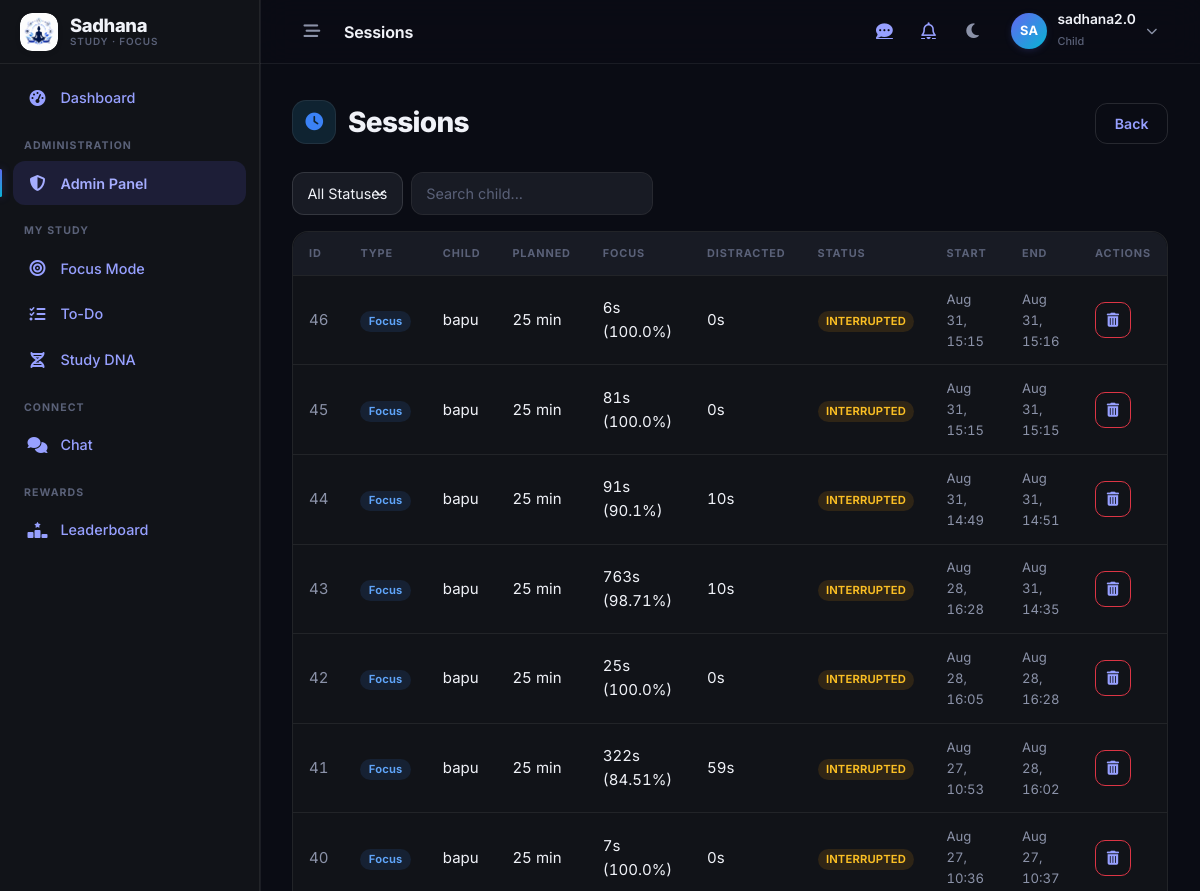
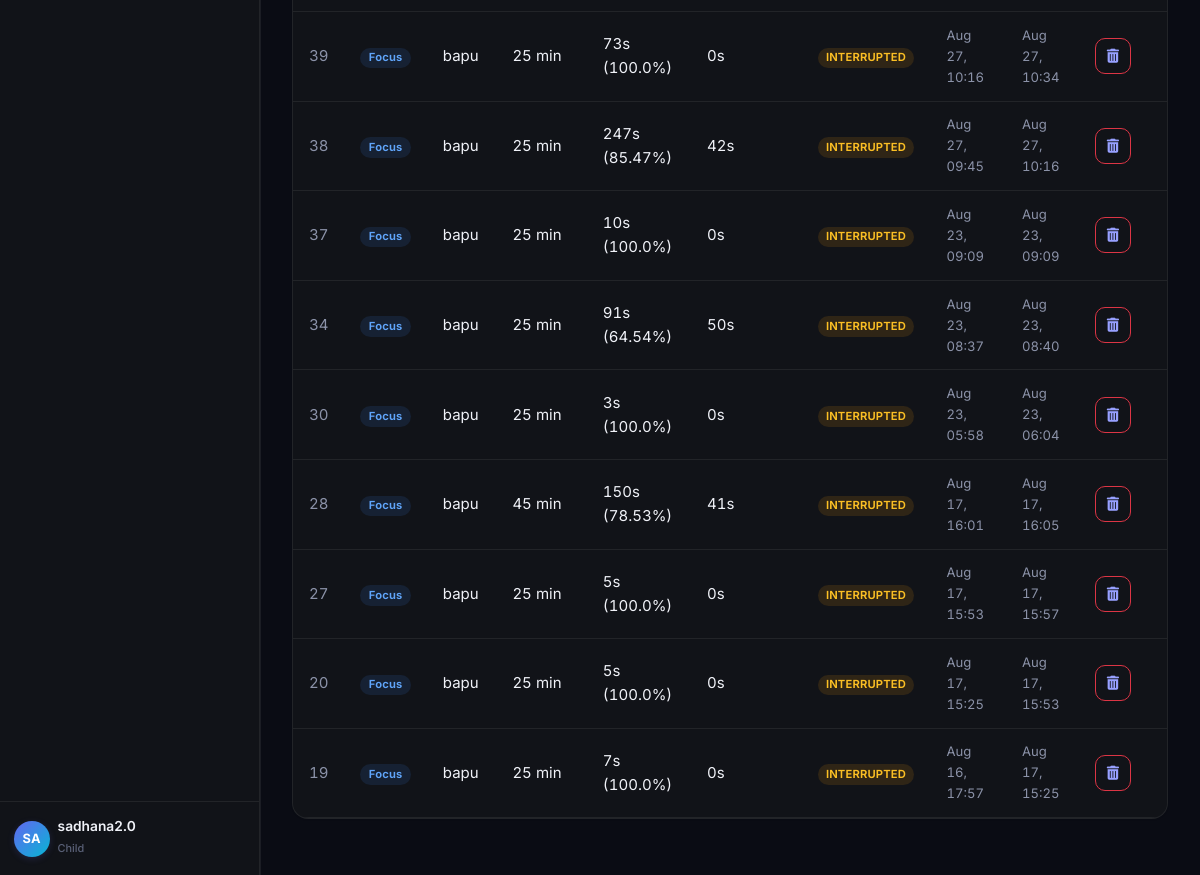
Before: /admin-panel/sessions/ (signed in) with the older database file (2 pictures, top to bottom).
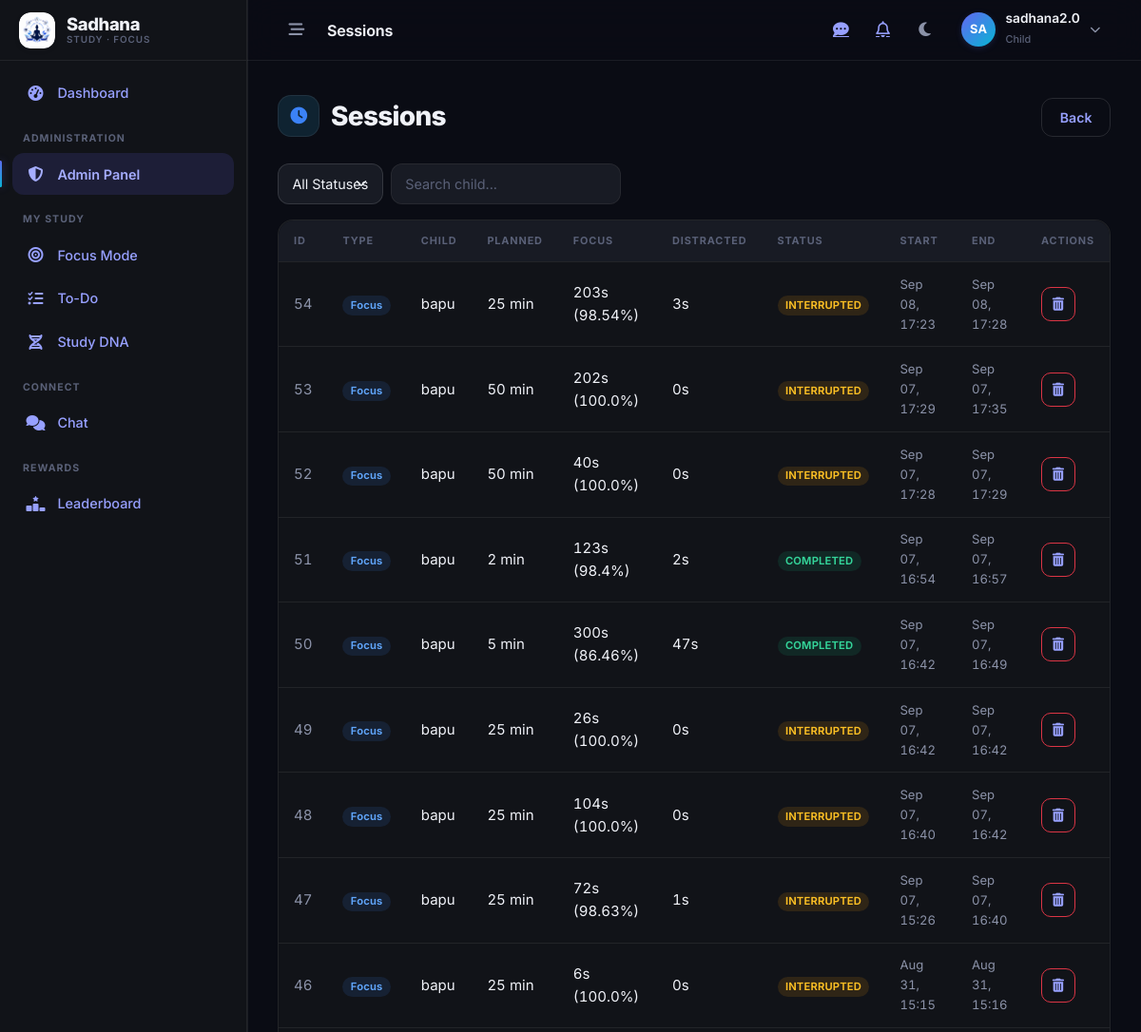
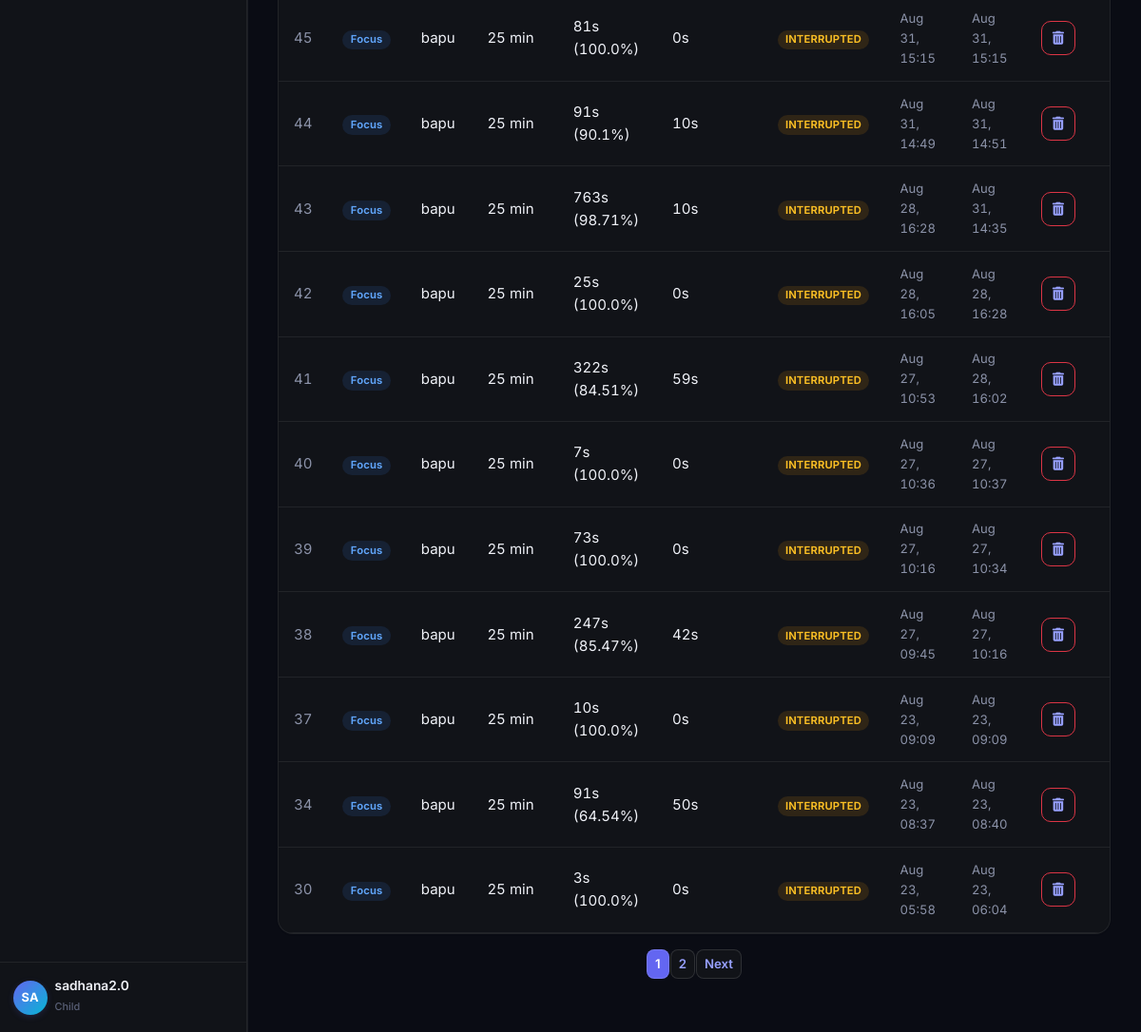
After: the same page with the newer database file (2 pictures, top to bottom).
### focus/models.py (models this page shows, shortened)
class FocusSession(models.Model):
    class Type(models.TextChoices):
        FOCUS = 'FOCUS', 'Focus'
        STUDY = 'STUDY', 'Study'
    class Status(models.TextChoices):
        ACTIVE = 'ACTIVE', 'Active'
        BREAK = 'BREAK', 'Break'
        COMPLETED = 'COMPLETED', 'Completed'
        INTERRUPTED = 'INTERRUPTED', 'Interrupted'
    child = models.ForeignKey(
        settings.AUTH_USER_MODEL,
        on_delete=models.CASCADE,
        related_name='focus_sessions'
    )
    session_type = models.CharField(max_length=10, choices=Type.choices, default=Type.FOCUS, help_text="FOCUS = Pomodoro with app blocking, STUDY = free-form timer")
    planned_duration = models.IntegerField(help_text="Planned duration in minutes (25, 50, 90, or custom)")
    actual_focus_seconds = models.IntegerField(default=0, help_text="Actual focused time in seconds")
    distraction_seconds = models.IntegerField(default=0, help_text="Total distracted time in seconds")
    break_seconds = models.IntegerField(default=0, help_text="Total break time in seconds")
    focus_score = models.FloatField(default=0.0, help_text="Calculated focus percentage")
    status = models.CharField(max_length=20, choices=Status.choices, default=Status.ACTIVE)
    start_time = models.DateTimeField(auto_now_add=True)
    end_time = models.DateTimeField(null=True, blank=True)
    task = models.ForeignKey(
        'tasks.Task',
        on_delete=models.SET_NULL,
        null=True, blank=True,
        related_name='focus_sessions',
        help_text="To-Do task the child is working on during this session"
    )
    blocked_attempts = models.IntegerField(default=0, help_text="Number of blocked access attempts during this session")
    lock_violations = models.IntegerField(default=0, help_text="Number of lock violations (tab switch / minimize / leave attempt)")
    lock_enabled = models.BooleanField(default=False, help_text="Super Power Saving Mode - OS/browser level lock is enforced")
    early_exit = models.BooleanField(default=False, help_text="Child ended the session before the planned duration")
    last_tick_at = models.DateTimeField(null=True, blank=True, help_text="Last presence tick received from the child's focus page (server-side timing)")
    paused_at = models.DateTimeField(null=True, blank=True, help_text="Set while an approved app is being used - focus timer is frozen")
    pause_seconds_total = models.IntegerField(default=0, help_text="Total seconds the session was paused for approved app usage")
    break_started_at = models.DateTimeField(null=True, blank=True, help_text="When the break started")
    break_end_time = models.DateTimeField(null=True, blank=True, help_text="When the break is scheduled to end")
    break_duration = models.IntegerField(default=0, help_text="Duration of the current/last break in seconds")
    breaks_taken = models.IntegerField(default=0, help_text="Number of breaks taken during this session")
    total_break_seconds = models.IntegerField(default=0, help_text="Total break time across all breaks in seconds")
    class Meta:
        ordering = ['-start_time']

### users/models.py (models this page shows, shortened)
class User(AbstractUser):
    ROLE_CHOICES = (
        ('PARENT', 'Parent'),
        ('CHILD', 'Child'),
        ('ADMIN', 'Admin'),
    )
    role = models.CharField(max_length=10, choices=ROLE_CHOICES, default='CHILD')
    child_id = models.CharField(max_length=20, unique=True, blank=True, null=True)

### admin_panel/views.py (the view)
# urls.py: path('sessions/', views.list_focus_sessions, name='admin_list_sessions'),
@user_passes_test(is_admin, login_url='login')
def list_focus_sessions(request):
    status_filter = request.GET.get('status', '')
    child_search = request.GET.get('child', '')
    sessions = FocusSession.objects.select_related('child').all().order_by('-start_time')
    if status_filter:
        sessions = sessions.filter(status=status_filter)
    if child_search:
        sessions = sessions.filter(child__username__icontains=child_search)
    paginator = Paginator(sessions, 20)
    page = paginator.get_page(request.GET.get('page'))
    return render(request, 'admin_panel/session_list.html', {
        'sessions': page,
        'status_filter': status_filter,
        'child_search': child_search,
    })

### admin_panel/views.py (called while the page is built)
def is_admin(user):
    return user.is_authenticated and (user.is_staff or user.role == 'ADMIN')

### templates/admin_panel/session_list.html (shortened to what this page needs)
{% extends 'base.html' %}
{% block topbar_title %}Sessions{% endblock %}
{% block content %}
<div class="sd-page-header">
    <div>
        <h2 class="sd-page-title"><span class="sd-title-icon" style="background:rgba(56,189,248,.13);color:var(--sd-info);"><i class="fa-solid fa-clock"></i></span> Sessions</h2>
    </div>
    <div class="sd-page-actions">
        <a href="{% url 'admin_dashboard' %}" class="btn btn-outline-secondary">Back</a>
    </div>
</div>
<form method="get" class="row g-2 mb-3">
    <div class="col-auto">
        <select name="status" class="form-select form-select-sm" onchange="this.form.submit()">
            <option value="">All Statuses</option>
        </select>
    </div>
    <div class="col-auto">
        <input type="text" name="child" class="form-control form-control-sm" placeholder="Search child..." value="{{ child_search }}" onchange="this.form.submit()">
    </div>
</form>
<div class="sd-table-wrap">
    <div class="table-responsive">
        <table class="table table-hover align-middle mb-0">
            <thead>
                <tr>
                    <th>ID</th>
                    <th>Type</th>
                    <th>Child</th>
                    <th>Planned</th>
                    <th>Focus</th>
                    <th>Distracted</th>
                    <th>Status</th>
                    <th>Start</th>
                    <th>End</th>
                    <th>Actions</th>
                </tr>
            </thead>
            <tbody>
                {% for s in sessions %}
                <tr>
                    <td class="text-muted tabular">{{ s.id }}</td>
                    <td><span class="badge soft-{% if s.session_type == 'FOCUS' %}info{% else %}neutral{% endif %}">{{ s.get_session_type_display }}</span></td>
                    <td>{{ s.child.username }}</td>
                    <td class="tabular">{{ s.planned_duration }} min</td>
                    <td class="tabular">{{ s.actual_focus_seconds }}s ({{ s.focus_score }}%)</td>
                    <td class="tabular">{{ s.distraction_seconds }}s</td>
                    <td>
                        {% if s.status == 'COMPLETED' %}
                            <span class="badge soft-success">{{ s.status }}</span>
                        {% elif s.status == 'ACTIVE' %}
                            <span class="badge soft-primary">{{ s.status }}</span>
                        {% elif s.status == 'INTERRUPTED' %}
                            <span class="badge soft-warning">{{ s.status }}</span>
                        {% else %}
                            <span class="badge soft-neutral">{{ s.status }}</span>
                        {% endif %}
                    </td>
                    <td class="text-muted small tabular">{{ s.start_time|date:"M d, H:i" }}</td>
                    <td class="text-muted small tabular">{{ s.end_time|date:"M d, H:i"|default:"—" }}</td>
                    <td>
                        <a href="{% url 'admin_delete_session' s.id %}" class="btn btn-action btn-outline-danger" title="Delete"><i class="fa-solid fa-trash-can"></i></a>
                    </td>
                </tr>
                {% empty %}
                <tr><td colspan="10" class="text-center text-muted py-4">No sessions found.</td></tr>
                {% endfor %}
            </tbody>
        </table>
    </div>
</div>
{% if sessions.has_other_pages %}
<nav class="mt-3">
    <ul class="pagination pagination-sm justify-content-center">
        {% for i in sessions.paginator.page_range %}
        <li class="page-item {% if sessions.number == i %}active{% endif %}"><a class="page-link" href="?page={{ i }}">{{ i }}</a></li>
        {% endfor %}
        {% if sessions.has_next %}
        <li class="page-item"><a class="page-link" href="?page={{ sessions.next_page_number }}{% if status_filter %}&status={{ status_filter }}{% endif %}{% if child_search %}&child={{ child_search }}{% endif %}">Next</a></li>
        {% endif %}
    </ul>
</nav>
{% endif %}
{% endblock %}

Changed rows visible on the page:
no longer on this page (row unchanged): FocusSession: id "28", session_type "Focus", child.username "bapu", planned_duration "45", actual_focus_seconds "150", focus_score "78.53", distraction_seconds "41", status "INTERRUPTED", start_time "Aug 17, 16:01", end_time "Aug 17, 16:05"
no longer on this page (row unchanged): FocusSession: id "27", session_type "Focus", child.username "bapu", planned_duration "25", actual_focus_seconds "5", focus_score "100.0", distraction_seconds "0", status "INTERRUPTED", start_time "Aug 17, 15:53", end_time "Aug 17, 15:57"
no longer on this page (row unchanged): FocusSession: id "20", session_type "Focus", child.username "bapu", planned_duration "25", actual_focus_seconds "5", focus_score "100.0", distraction_seconds "0", status "INTERRUPTED", start_time "Aug 17, 15:25", end_time "Aug 17, 15:53"
no longer on this page (row unchanged): FocusSession: id "19", session_type "Focus", child.username "bapu", planned_duration "25", actual_focus_seconds "7", focus_score "100.0", distraction_seconds "0", status "INTERRUPTED", start_time "Aug 16, 17:57", end_time "Aug 17, 15:25"
added FocusSession: id "54", session_type "Focus", child.username "bapu", planned_duration "25", actual_focus_seconds "203", focus_score "98.54", distraction_seconds "3", status "INTERRUPTED", start_time "Sep 08, 17:23", end_time "Sep 08, 17:28"
added FocusSession: id "53", session_type "Focus", child.username "bapu", planned_duration "50", actual_focus_seconds "202", focus_score "100.0", distraction_seconds "0", status "INTERRUPTED", start_time "Sep 07, 17:29", end_time "Sep 07, 17:35"
added FocusSession: id "52", session_type "Focus", child.username "bapu", planned_duration "50", actual_focus_seconds "40", focus_score "100.0", distraction_seconds "0", status "INTERRUPTED", start_time "Sep 07, 17:28", end_time "Sep 07, 17:29"
added FocusSession: id "51", session_type "Focus", child.username "bapu", planned_duration "2", actual_focus_seconds "123", focus_score "98.4", distraction_seconds "2", status "COMPLETED", start_time "Sep 07, 16:54", end_time "Sep 07, 16:57"
added FocusSession: id "50", session_type "Focus", child.username "bapu", planned_duration "5", actual_focus_seconds "300", focus_score "86.46", distraction_seconds "47", status "COMPLETED", start_time "Sep 07, 16:42", end_time "Sep 07, 16:49"
added FocusSession: id "49", session_type "Focus", child.username "bapu", planned_duration "25", actual_focus_seconds "26", focus_score "100.0", distraction_seconds "0", status "INTERRUPTED", start_time "Sep 07, 16:42", end_time "Sep 07, 16:42"
added FocusSession: id "48", session_type "Focus", child.username "bapu", planned_duration "25", actual_focus_seconds "104", focus_score "100.0", distraction_seconds "0", status "INTERRUPTED", start_time "Sep 07, 16:40", end_time "Sep 07, 16:42"
added FocusSession: id "47", session_type "Focus", child.username "bapu", planned_duration "25", actual_focus_seconds "72", focus_score "98.63", distraction_seconds "1", status "INTERRUPTED", start_time "Sep 07, 15:26", end_time "Sep 07, 16:40"
Other visible differences:
new list line: "1"
new list line: "2"
text now shown: "Next"
